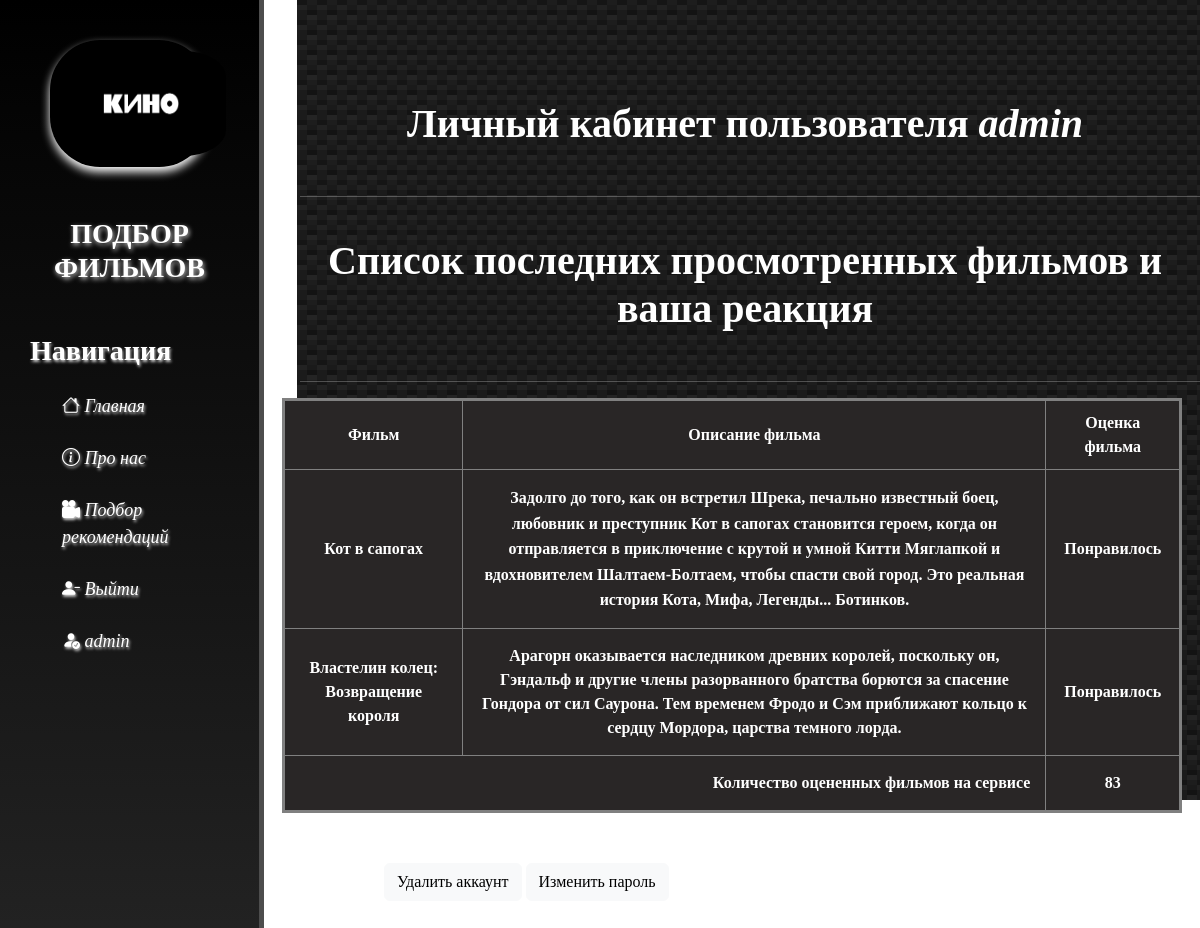
/lkuser/ (signed in), run on the app's committed database.
### films/models.py (models this page shows, shortened)
class Reaction(models.Model):
    username = models.ForeignKey(User,on_delete=models.CASCADE)
    like=models.CharField('Реакция',max_length=20)
    title=models.ForeignKey(Film,on_delete=models.CASCADE)
    recsys = models.IntegerField('Система рекомендаций',default=None)
    class Meta:
        verbose_name = 'Реакция пользователя'
        verbose_name_plural = 'Реакции Пользователей'

class Film(models.Model):
    title = models.CharField('Название фильма',max_length=30)
    director = models.CharField('Режиссер',max_length=25)
    overflew = models.CharField('Описание',max_length=300,default=None)
    soup = models.CharField('РекСистем', max_length=200,default=None)
    def __str__(self):
        return self.title
    class Meta:
        verbose_name = 'Фильм'
        verbose_name_plural = 'Фильмы'

### films/views.py (the view, shortened to what this page needs)
# urls.py: path('lkuser/',kabinet,name='kabinet'),
def kabinet(request):
    current_user = request.user
    username1 = request.user.username
    react = Reaction.objects.all()
    film = Film.objects.all()
    ok = 0
    ok1 = 0
    for p in react:
        if p.username == current_user:
            ok+=1
    if ok >= 2:
        for p in react:
            if p.username == current_user:
                ok1+=1
                if (ok1 == ok-1):
                    first = p
                    first_overflew = p.title.overflew
                if ok1 == ok:
                    second = p
                    second_overflew = p.title.overflew
    context = {
         'username1':username1,
         'react':react,
         'first':first,
         'first_overflew':first_overflew,
         'second':second,
         'ok':ok,
         'second_overflew':second_overflew,
         'current_user':current_user,
         'film':film
    }
    return render (request,'films/kabinet.html',context=context)

### films/templates/films/kabinet.html (shortened to what this page needs)
{%extends 'films/base.html'%}
{%block content%}
<div class="features1">
    <h1>Личный кабинет пользователя <i>{{username1}}</i></h1><br>
    <hr>
    <br><h1>Список последних просмотренных фильмов и ваша реакция</h1><br>
    <hr>
</div>
    <table class="table-bold" border="3">
        <thead>
            <tr>
                <th class="first">Фильм</th>
                <th class="second">Описание фильма</th>
                <th>Оценка фильма</th>
            </tr>
        </thead>
        <tbody>
            <tr>
                <td> {{first.title}}</td>
                <td class="second">{{first_overflew}}</td>
                <td>{{first.like}}</td>
            </tr>
            <tr>
                <td> {{second.title}}</td>
                <td>{{second_overflew}}</td>
                <td>{{second.like}}</td>
            </tr>
        </tbody>
        <tfoot>
            <tr>
                <td colspan="2" style="text-align:right">Количество оцененных фильмов на сервисе</td><td>{{ok}}</td>
            </tr>
        </tfoot>
    </table>
    <form>
        <button class ="btn btn-light" formaction="/lkuser/0" formmethod="post">Удалить аккаунт</button>
        <button class ="btn btn-light" formaction="/lkuser/1" formmethod="post">Изменить пароль</button>
    </form>
{%endblock%}

### films/templates/films/base.html (shortened to what this page needs)
{% load static %}
<!DOCTYPE html>
<html lang="ru">
<head>
    <link rel="stylesheet" href="https://cdn.jsdelivr.net/npm/bootstrap@5.2.2/dist/css/bootstrap.min.css">
    <link rel="stylesheet" href="{% static 'films/css/main.css' %}">
    <link rel="stylesheet" href="https://cdn.jsdelivr.net/npm/bootstrap-icons@1.10.2/font/bootstrap-icons.css">
</head>
<body>
    <aside>
        <div class="card">
            <img class="logo-img" src="{% static 'films/img/logo_simple.jpg' %}" alt="Логотип">
        </div>
        <h1 class="logo">ПОДБОР ФИЛЬМОВ</h1>
        <h3>Навигация</h3>
        <ul>
            <a href="{% url 'home' %}"><li><i class="bi bi-house"></i><i> Главная</i></li></a>
            <a href="{% url 'about' %}"><li><i class="bi bi-info-circle"></i><i> Про нас</i></li></a>
            {%if request.user.is_authenticated %}
            <a href="{%url 'recom'%}"><li><i class="bi bi-camera-reels-fill"></i><i> Подбор рекомендаций</i></li></a>
            <a href="{%url 'logout'%}"><li><i class="bi bi-person-dash-fill"></i><i> Выйти</i></li></a>
            <a href="{%url 'kabinet'%}"><li><i class="bi bi-person-fill-check"></i><i> {{user.username}}</i></li></a>
            {%else%}
            <a href="{%url 'register' %}"><li><i class="bi bi-person-add"></i><i> Регистрация</i></li></a>
            <a href="{%url 'login' %}"><li><i class="bi bi-person"></i><i> Войти</i></li></a>
            {%endif%}
        </ul>
    </aside>
    <main>
        {% block content %}
        {%endblock%}
    </main>
</body>
</html>

### films/static/films/css/main.css (style rules this page uses)
body { margin:0; padding: 0; font-family: Tahoma; }
aside { float:left; background:linear-gradient(to top, #2c2c2c,#000000); width: 22%; padding: 2.5%; height: 150vh; color: #fff; border-right: 5px solid #4d4d4d; }
aside .card { width: 80%; margin:10px auto; padding: 5px; background-color: #000; box-shadow: 0 5px 10px #fff; border-radius: 50px; }
aside .logo-img { display:block; width: 170px; height: 105px; margin: 5px auto; border-radius: 25%; }
aside .logo { font-size: 28px; text-align: center; color:#fff; margin-top: 50px; font-weight: bold; text-shadow: 1px 2px 5px #ccc; }
aside h3 { margin-top: 50px; font-size: 28px; font-weight: bold; text-shadow: 1px 2px 3px #ccc; }
aside ul { list-style: none; }
aside ul li { color: #fff;; display: block; font-size: 18px; margin-top: 25px; transition: transform .6s ease; text-shadow: 1px 2px 3px #ccc; }
aside ul li:hover, aside ul a { color: #ca3737; font-size: 18px; text-decoration: none; transform:scale(1.1); }
main .features1 { position: relative;z-index: 2; float: right; color: #fff; margin-top: 100px; text-align:center; width: 75%; }
main .features1 h1 { font-size: 40px;font-weight: bold;padding-right: 10px; }
form { position: relative;z-index: 2; margin-left: 32%; width: 500px; margin-top: 50px; }
main table { position: relative;z-index: 2; color:red; border: 3px solid grey; background:rgb(41, 38, 38); border-collapse: collapse; border-radius: 10px }
main .table-bold { position: relative;z-index: 2; font-weight:bold; width:75%; margin: auto; text-align: center; }
main .table-bold th.first { width: 20%; text-align: center; }
main .table-bold th.second { width: 65%; }
main .table-bold td.second { text-align: center; line-height: 1.6; font-size: 16px; }
main .table-bold td { text-align: center; }
main tr { color:#fff; }
main th { color : #fff; padding: 10px; border: 1px solid grey; border-right: 20px; padding: 10px; text-align: center; }
main td { border: 1px solid grey; padding: 15px; }

### data on the page
Reaction: title "Кот в сапогах", like "Понравилось"
Film: overflew "Задолго до того, как он встретил Шрека, печально известный боец, любовник и преступник Кот в сапогах становится героем, когда он отправляется в приключение с крутой и умной Китти Мяглапкой и вдохновителем Шалтаем-Болтаем, чтобы спасти свой город. Это реальная история Кота, Мифа, Легенды... Ботинков."
Reaction: title "Властелин колец: Возвращение короля", like "Понравилось"
Film: overflew "Арагорн оказывается наследником древних королей, поскольку он, Гэндальф и другие члены разорванного братства борются за спасение Гондора от сил Саурона. Тем временем Фродо и Сэм приближают кольцо к сердцу Мордора, царства темного лорда."

### other printed values
{{ user.username }} "admin"
{{ username1 }} "admin"
{{ ok }} "83"
